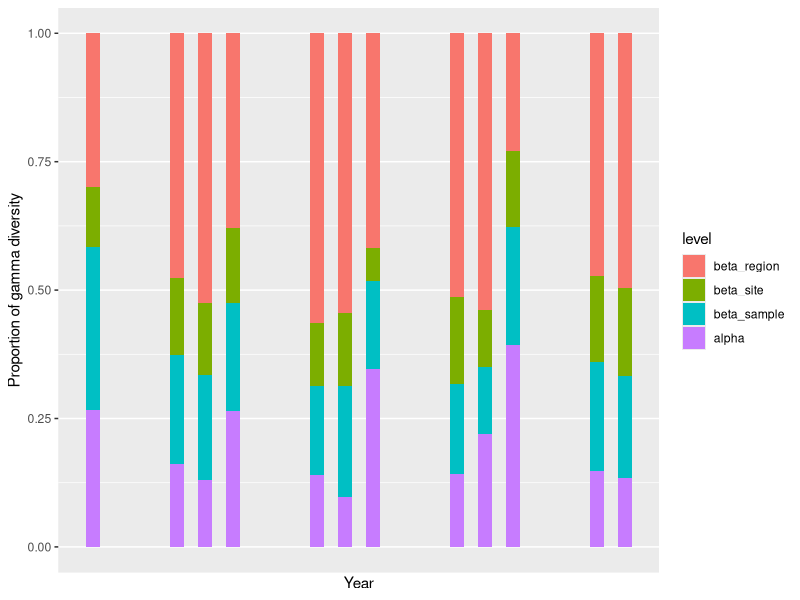

This chart was generated by the following R code:
###
###




### libraries
library(tidyverse)


## read data
invert <- read_csv("output_data/adipart_invert.csv")
invert$type <- "invert"
m16 <- read_csv("output_data/adipart_16S.csv")
m16$type <- "16S"
m18 <- read_csv("output_data/adipart_18S.csv")
m18$type <- "18S"


## merge
d <- full_join(full_join(m18,m16),invert)
d$level <- factor(d$level, levels=c("beta_region","beta_site","beta_sample","alpha"))

## plot
g1 <- ggplot(d %>% filter(key == "observed" & type=="16S"),
             aes(x=year - 0.2, y=value, fill=level)) +
  geom_bar(stat="identity", width=0.1) + 
  scale_x_continuous(breaks=c(1, 2, 3, 4, 5), labels=2014:2018) +
  labs(x="Year", y="Proportion of gamma diversity")
g1 + geom_bar(data=d %>% filter(key == "observed" & type=="18S"),
              aes(x=year + 0, fill=level),
              stat="identity", position="stack", width=0.1, alpha=1) + 
  geom_bar(data=d %>% filter(key == "observed" & type=="invert"),
              aes(x=year + 0.2, fill=level),
              stat="identity", position="stack", width=0.1, alpha=1)
